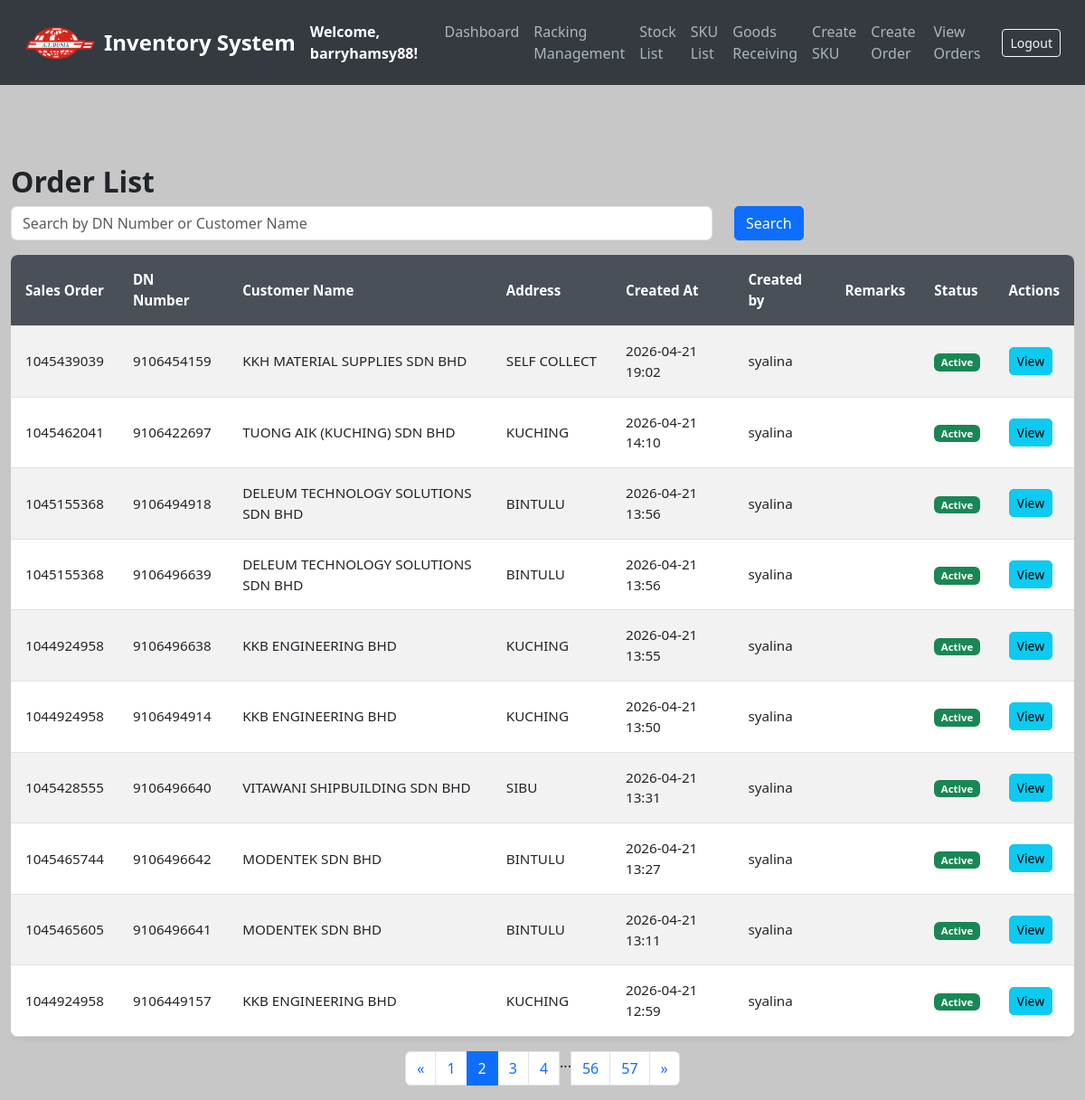
Before: /orders?page=2&search= (signed in) with the older database file.
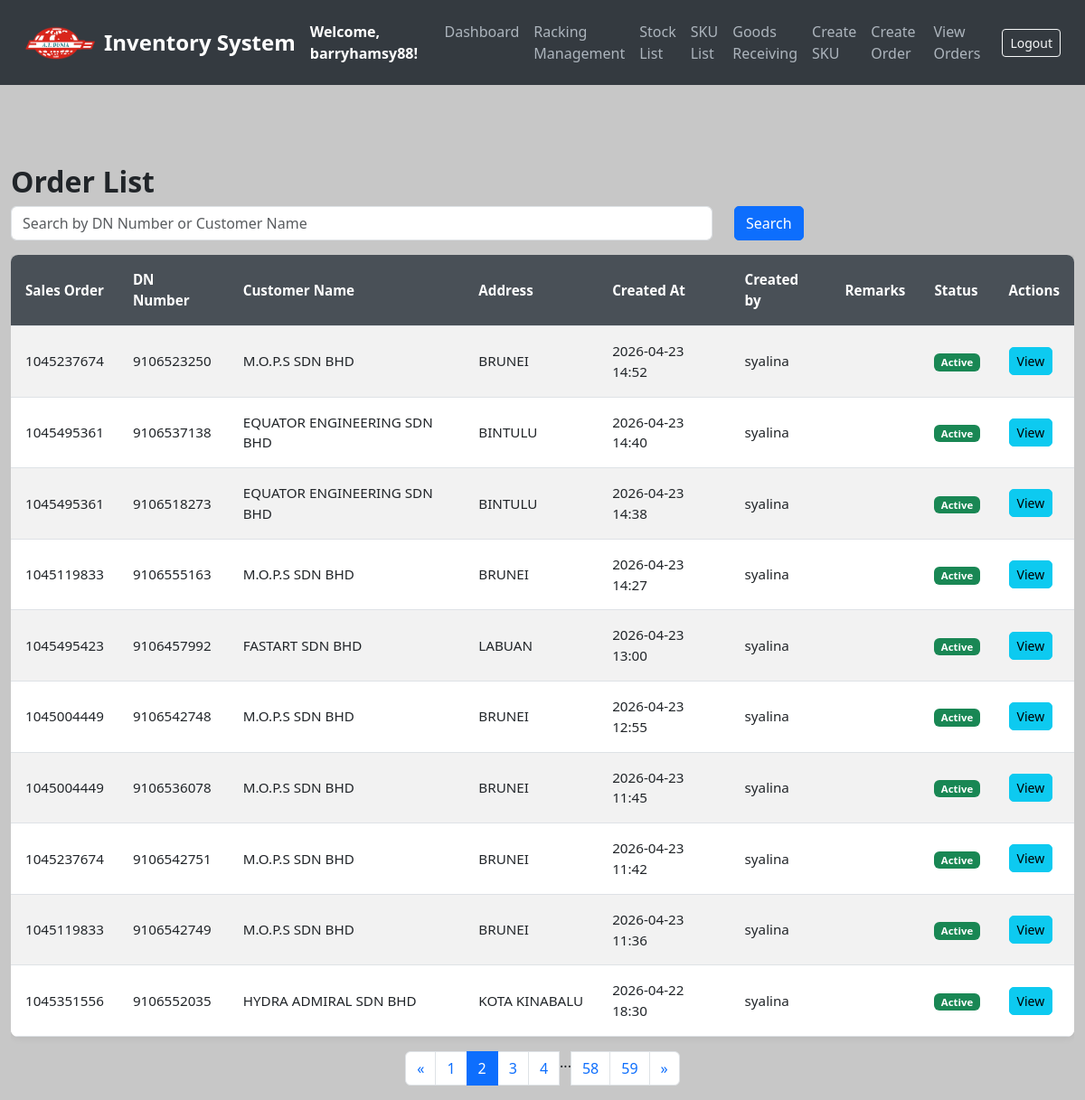
After: the same page with the newer database file.
### models.py (models this page shows, shortened)
class Order(db.Model):
    __tablename__ = 'orders'
    id = db.Column(db.Integer, primary_key=True)
    dn_number = db.Column(db.String(50), unique=True, nullable=False)  # Add DN number field
    created_at = db.Column(db.DateTime, default=get_local_time)
    customer_name = db.Column(db.String(100), nullable=False)
    address = db.Column(db.String(255), nullable=False)
    sales_order = db.Column(db.String(255), nullable=False)
    remarks = db.Column(db.String(255), nullable=True)
    status = db.Column(db.String(20), default='active')
    created_by = db.Column(db.String(255), nullable=True)
    last_updated_by = db.Column(db.String(255), nullable=True)  # Add this line
    items = db.relationship('OrderItem', backref='order', cascade='all, delete-orphan', lazy=True)

### app.py (the view)
@app.route('/orders')
@login_required
def list_orders():
    search = request.args.get('search', '')
    page = request.args.get('page', 1, type=int)
    query = Order.query.filter(
        Order.dn_number.like(f"%{search}%") |
        Order.customer_name.like(f"%{search}%") |
        Order.sales_order.like(f"%{search}%")  # ← ADDED THIS!
    ).order_by(Order.created_at.desc())  # Sort by most recent orders
    pagination = query.paginate(page=page, per_page=10, error_out=False)
    return render_template('list_orders.html', orders=pagination.items, pagination=pagination, search=search)

### app.py (called while the page is built)
@login_manager.user_loader
def load_user(user_id):
    return db.session.get(User, int(user_id))

### templates/list_orders.html (shortened to what the changed rows need)
<!DOCTYPE html>
<html lang="en">
<head>
    <link href="https://cdn.jsdelivr.net/npm/bootstrap@5.3.0/dist/css/bootstrap.min.css" rel="stylesheet">
</head>
<body>
<div class="container mt-5">
    <h2>Order List</h2>
    <div class="table-responsive">
        <table class="table table-striped">
            <thead>
                <tr>
                    <th>Sales Order</th>
                    <th>DN Number</th>
                    <th>Customer Name</th>
                    <th>Address</th>
                    <th>Created At</th>
                    <th>Created by</th>
                    <th>Remarks</th>
                    <th>Status</th>
                    <th>Actions</th>
                </tr>
            </thead>
            <tbody>
                {% for order in orders %}
                <tr>
                    <td>{{ order.sales_order }}</td>
                    <td>{{ order.dn_number }}</td>
                    <td>{{ order.customer_name }}</td>
                    <td class="address-cell" title="{{ order.address }}">
                        {{ order.address[:50] }}{% if order.address|length > 50 %}...{% endif %}
                    </td>
                    <td>{{ order.created_at.strftime('%Y-%m-%d %H:%M') }}</td>
                    <td>{{ order.created_by }}</td>
                    <td>{{ order.remarks }}</td>
    <td>
        {% if order.status == 'cancelled' %}
            <span class="badge bg-danger">Cancelled</span>
        {% elif order.status == 'completed' %}
            <span class="badge bg-primary">Completed</span>
        {% else %}
            <span class="badge bg-success">Active</span>
        {% endif %}
    </td>
                    <td>
                        <a href="{{ url_for('view_order', order_id=order.id) }}" class="btn btn-info btn-sm">View</a>
                    </td>
                </tr>
                {% endfor %}
            </tbody>
        </table>
    </div>
    <div class="d-flex justify-content-center">
        <nav aria-label="Page navigation">
            <ul class="pagination">
                {% for page_num in pagination.iter_pages(left_edge=2, right_edge=2, left_current=2, right_current=2) %}
                {% if page_num %}
                    {% if page_num == pagination.page %}
                    <li class="page-item active"><span class="page-link">{{ page_num }}</span></li>
                    {% else %}
                    <li class="page-item"><a class="page-link" href="{{ url_for('list_orders', page=page_num, search=search) }}">{{ page_num }}</a></li>
                    {% endif %}
                {% else %}
                <li class="page-item disabled"><span class="page-list">...</span></li>
                {% endif %}
                {% endfor %}
            </ul>
        </nav>
    </div>
</div>
</body>
</html>

Changed rows visible on the page:
no longer on this page (row unchanged): Order: sales_order "1045439039", dn_number "9106454159", customer_name "KKH MATERIAL SUPPLIES SDN BHD", address "SELF COLLECT", created_at "2026-04-21 19:02", created_by "syalina", status "Active"
no longer on this page (row unchanged): Order: sales_order "1045462041", dn_number "9106422697", customer_name "TUONG AIK (KUCHING) SDN BHD", address "KUCHING", created_at "2026-04-21 14:10", created_by "syalina", status "Active"
no longer on this page (row unchanged): Order: sales_order "1045155368", dn_number "9106494918", customer_name "DELEUM TECHNOLOGY SOLUTIONS SDN BHD", address "BINTULU", created_at "2026-04-21 13:56", created_by "syalina", status "Active"
no longer on this page (row unchanged): Order: sales_order "1045155368", dn_number "9106496639", customer_name "DELEUM TECHNOLOGY SOLUTIONS SDN BHD", address "BINTULU", created_at "2026-04-21 13:56", created_by "syalina", status "Active"
no longer on this page (row unchanged): Order: sales_order "1044924958", dn_number "9106496638", customer_name "KKB ENGINEERING BHD", address "KUCHING", created_at "2026-04-21 13:55", created_by "syalina", status "Active"
no longer on this page (row unchanged): Order: sales_order "1044924958", dn_number "9106494914", customer_name "KKB ENGINEERING BHD", address "KUCHING", created_at "2026-04-21 13:50", created_by "syalina", status "Active"
no longer on this page (row unchanged): Order: sales_order "1045428555", dn_number "9106496640", customer_name "VITAWANI SHIPBUILDING SDN BHD", address "SIBU", created_at "2026-04-21 13:31", created_by "syalina", status "Active"
no longer on this page (row unchanged): Order: sales_order "1045465744", dn_number "9106496642", customer_name "MODENTEK SDN BHD", address "BINTULU", created_at "2026-04-21 13:27", created_by "syalina", status "Active"
no longer on this page (row unchanged): Order: sales_order "1045465605", dn_number "9106496641", customer_name "MODENTEK SDN BHD", address "BINTULU", created_at "2026-04-21 13:11", created_by "syalina", status "Active"
no longer on this page (row unchanged): Order: sales_order "1044924958", dn_number "9106449157", customer_name "KKB ENGINEERING BHD", address "KUCHING", created_at "2026-04-21 12:59", created_by "syalina", status "Active"
added Order: sales_order "1045237674", dn_number "9106523250", customer_name "M.O.P.S SDN BHD", address "BRUNEI", created_at "2026-04-23 14:52", created_by "syalina", status "Active"
added Order: sales_order "1045495361", dn_number "9106537138", customer_name "EQUATOR ENGINEERING SDN BHD", address "BINTULU", created_at "2026-04-23 14:40", created_by "syalina", status "Active"
added Order: sales_order "1045495361", dn_number "9106518273", customer_name "EQUATOR ENGINEERING SDN BHD", address "BINTULU", created_at "2026-04-23 14:38", created_by "syalina", status "Active"
added Order: sales_order "1045119833", dn_number "9106555163", customer_name "M.O.P.S SDN BHD", address "BRUNEI", created_at "2026-04-23 14:27", created_by "syalina", status "Active"
added Order: sales_order "1045495423", dn_number "9106457992", customer_name "FASTART SDN BHD", address "LABUAN", created_at "2026-04-23 13:00", created_by "syalina", status "Active"
added Order: sales_order "1045004449", dn_number "9106542748", customer_name "M.O.P.S SDN BHD", address "BRUNEI", created_at "2026-04-23 12:55", created_by "syalina", status "Active"
added Order: sales_order "1045004449", dn_number "9106536078", customer_name "M.O.P.S SDN BHD", address "BRUNEI", created_at "2026-04-23 11:45", created_by "syalina", status "Active"
added Order: sales_order "1045237674", dn_number "9106542751", customer_name "M.O.P.S SDN BHD", address "BRUNEI", created_at "2026-04-23 11:42", created_by "syalina", status "Active"
added Order: sales_order "1045119833", dn_number "9106542749", customer_name "M.O.P.S SDN BHD", address "BRUNEI", created_at "2026-04-23 11:36", created_by "syalina", status "Active"
added Order: sales_order "1045351556", dn_number "9106552035", customer_name "HYDRA ADMIRAL SDN BHD", address "KOTA KINABALU", created_at "2026-04-22 18:30", created_by "syalina", status "Active"
Other visible differences:
new list line: "58"
new list line: "59"
list line gone: "56"
list line gone: "57"
